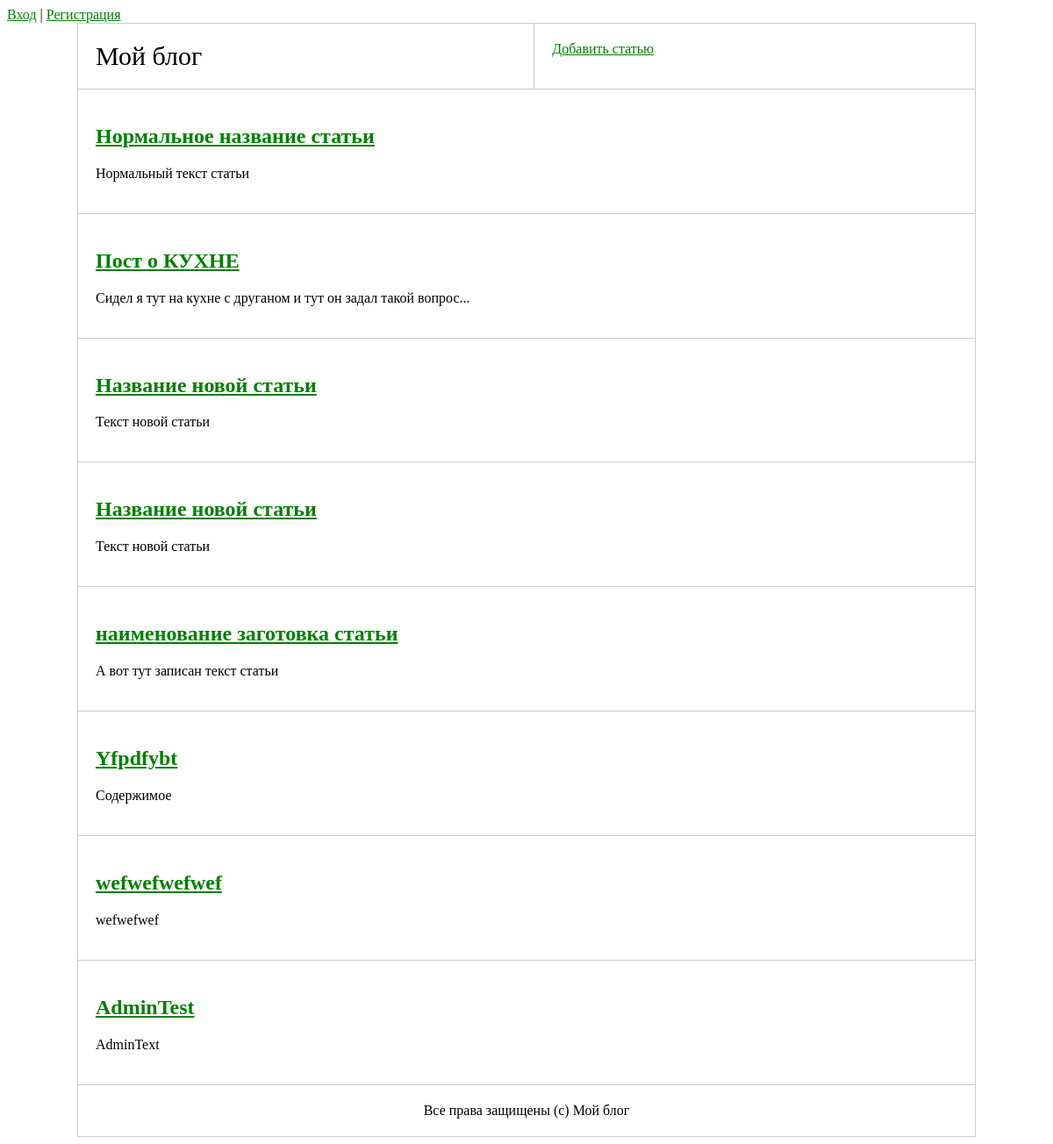
The app's page /, older data.
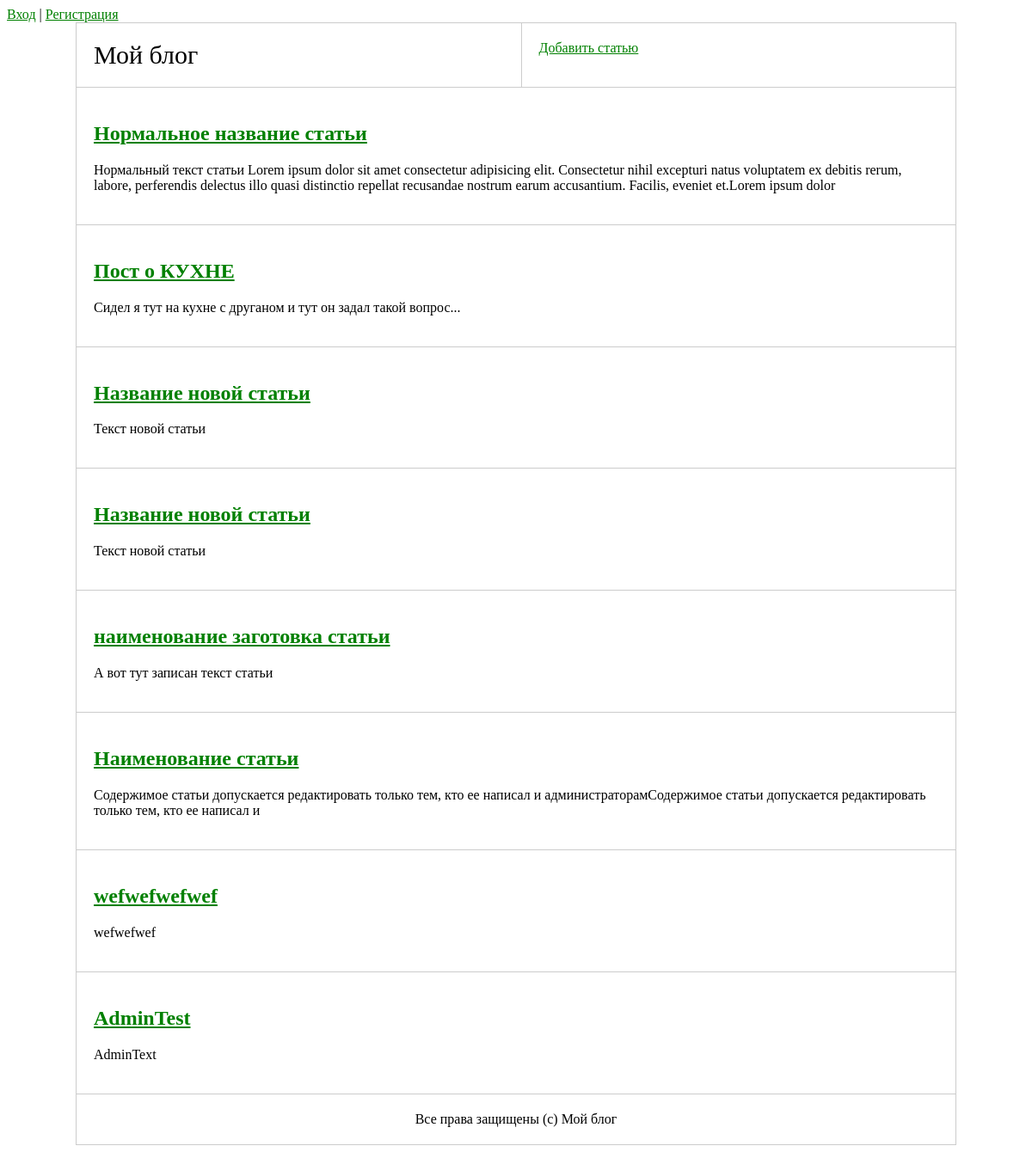
The same page, newer data.
### tables this page shows
CREATE TABLE `articles` (
  `id` int(11) NOT NULL,
  `author_id` int(11) NOT NULL,
  `name` varchar(255) NOT NULL,
  `text` text NOT NULL,
  `created_at` datetime NOT NULL DEFAULT CURRENT_TIMESTAMP
);

### src/MyProject/Controllers/MainController.php (called while the page is built, shortened)
<?php
class MainController extends AbstractController
{
    public function main()
    {
        $articles = Article::findAll();
        $this->view->renderHtml('main/main.php',['articles'=>$articles]);
    }
}

### www/index.php (called while the page is built, shortened)
<?php
try{
    $routes = require __DIR__ . str_replace('/','\\','/../src/routes.php');
    $route = $_GET['route'] ?? '';
    foreach ($routes as $pattern => $controllerAndAction) {
        preg_match($pattern, $route, $matches);
        if (!empty($matches)) {
            break;
        }
    }
    unset($matches[0]);
    $actionName = $controllerAndAction[1];
    $controller = new $controllerName();
    $controller -> $actionName(...$matches);
} catch (\MyProject\Exceptions\DbException $e) {
    $view = new \MyProject\View\View(__DIR__. str_replace('/','\\','/../src/templates/errors'));
    $view->renderHtml('500.php', ['error'=>$e->getMessage()],500);
} catch (\MyProject\Exceptions\NotFoundException $e) {
    $view = new \MyProject\View\View(__DIR__. str_replace('/','\\','/../src/templates/errors'));
    $view->renderHtml('404.php', ['error'=>$e->getMessage()],404);
}catch (\MyProject\Exceptions\UnauthorizedException $e) {
    $view = new \MyProject\View\View(__DIR__. str_replace('/','\\','/../src/templates/errors'));
    $view->renderHtml('401.php', ['error'=>$e->getMessage()],401);
}catch (\MyProject\Exceptions\ForbiddenException $e) {
    $view = new \MyProject\View\View(__DIR__. str_replace('/','\\','/../src/templates/errors'));
    $view->renderHtml('notAllow.php', ['error'=>$e->getMessage()],401);
}

### src/settings.php (called while the page is built)
<?php
return [
    'db'=>[
        'user'=>'user',
        'password'=>'userP@ssw0rd',
        'dbname'=>'my_project',
        'host'=>'localhost',
    ]
];

### src/MyProject/Services/Db.php (called while the page is built, shortened)
<?php
class Db
{
    private static $instance;
    private $pdo;
    private function __construct()
    {
        $dbOptions = (require __DIR__.'/../../settings.php')['db'];
        try {
            $this->pdo = new PDO(
                'mysql:host='.$dbOptions['host'].'; dbname='.$dbOptions['dbname'],
                $dbOptions['user'],
                $dbOptions['password']
            );
            $this->pdo->exec('SET NAMES UTF8');
        } catch (PDOException $e) {
            throw new DbException("Ошибка при подключении к базе данных:" . $e->getMessage());
        }
    }
    public function query(string $sql, array $params = [], string $className = 'stdClass'): ?array
    {
        $sth = $this->pdo->prepare($sql);
        $result = $sth->execute($params);
        return $sth->fetchAll(PDO::FETCH_CLASS, $className);
    }
    public static function getInstances():self
    {
        if (self::$instance === null) {
            self::$instance = new self();
        }
        return self::$instance;
    }
}

### src/MyProject/Models/ActiveRecordEntity.php (called while the page is built, shortened)
<?php
abstract class ActiveRecordEntity
{
    protected $id;
    public function getId()
    {
        return $this->id;
    }
    private function under_score_ToCamelCase(string $source):string
    {
        return lcfirst(str_replace('_','',ucwords($source, '_')));
    }
    public static function findAll(): array
    {
        $db = Db::getInstances();
        return $db->query('SELECT * FROM `'.static::getTableName().'`;', [], static::class);
    }
}

### src/MyProject/Models/Articles/Article.php (called while the page is built, shortened)
<?php
class Article extends ActiveRecordEntity
{
    protected $name;
    protected $text;
    public function getName():string
    {
        return $this->name;
    }
    public function getText(int $n=0):string
    {
        if ($n > 0) {
           return substr($this->text, 0, $n);
        } else {
            return $this->text;
        }
    }
    protected static function getTableName(): string
    {
        return 'articles';
    }
}

### src/templates/main/main.php (the view)
<?php include('../src/templates/header.php');?>
    <table class='layout'>
        <tr>
            <td class='header'>
                Мой блог
            </td>
            <td>
                <a href="articles/add">   Добавить статью</a>
            </td>
        </tr>
        <?php foreach ($articles as $article):?>
        <tr>
            <td colspan="2">
                <h2><a href="articles/<?=$article->getId();?>"><?=$article->getName();?></a></h2>
                <p><?=$article->getText(300);?></p>
            </td>
        </tr>
        <?php endforeach;?>
        <?php include('../src/templates/footer.php');?>

Row changes from the older to the newer data that the page shows:
changed articles "Нормальное название статьи": text "Нормальный текст статьи" → "Нормальный текст статьи Lorem ipsum dolor sit amet consectetur adipisicing elit. Consectetur nihil excepturi natus voluptatem ex debitis rerum, labore, perferendis delectus illo quasi distinctio repellat recusandae nostrum earum accusantium. Facilis, eveniet et.Lorem ipsum dolor"
changed articles: name "Yfpdfybt" → "Наименование статьи"; text "Содержимое" → "Содержимое статьи допускается редактировать только тем, кто ее написал и администраторамСодержимое статьи допускается редактировать только тем, кто ее написал и"
